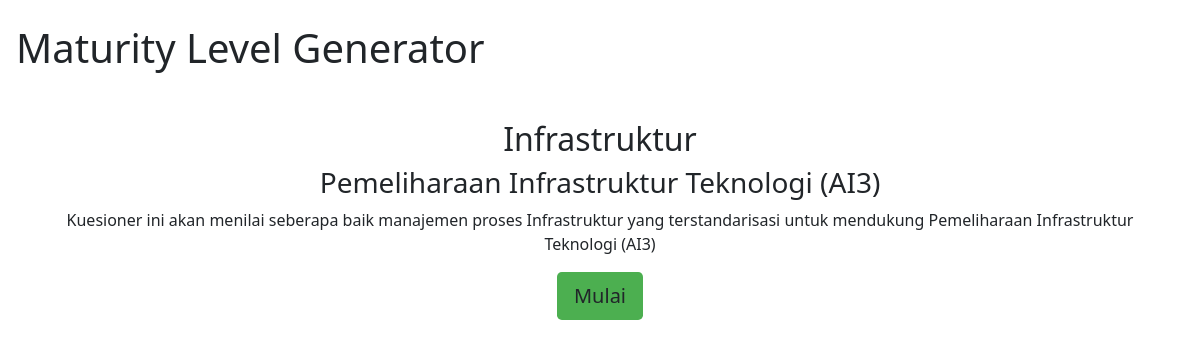
/kuisioner/3, run on the app's committed database.
### tables this page shows
CREATE TABLE `kategori` (
  `id` int(11) NOT NULL,
  `nama` varchar(255) NOT NULL,
  `slug` varchar(255) NOT NULL
);

CREATE TABLE `sub_kategori` (
  `id` int(11) NOT NULL,
  `id_kategori` int(11) NOT NULL,
  `nama` varchar(255) NOT NULL
);

### application/controllers/Frontend.php (called while the page is built, shortened)
<?php
class Frontend extends CI_Controller {
    function __construct() {
		$this->load->model('Dashboard_model');
	}
   public function kuisioner($id)
   {
	   $data['kuisioner'] = $this->db->get_where('sub_kategori',['id'=>$id])->row();
	   $data['kategori'] = $this->db->get_where('kategori',['id'=>$data['kuisioner']->id_kategori])->row();
	   $this->load->view('frontend/mulai_kuisioner',$data);
   }
}

### index.php (called while the page is built, shortened)
<?php
require_once BASEPATH.'core/CodeIgniter.php';

### application/views/frontend/mulai_kuisioner.php (the view, shortened to what this page needs)
<!DOCTYPE html>
<html lang="en">
<head>
	<link href="https://cdn.jsdelivr.net/npm/bootstrap@5.0.0-beta3/dist/css/bootstrap.min.css" rel="stylesheet" />
</head>
<body>
	<h1 class="mt-4 ms-3 mb-5">Maturity Level Generator</h1>
	<div class="container text-center m-auto">
		<h2><?= $kategori->nama;?></h2>
		<h3><?= $kuisioner->nama;?></h3>
		<p>
			Kuesioner ini akan menilai seberapa baik manajemen proses <?= $kategori->nama;?> yang terstandarisasi untuk mendukung
			<?= $kuisioner->nama;?>
		</p>
		<a class="btn btn-lg" style="background-color: #4CAF50;" href="<?= base_url('Frontend/pertanyaan/'.$kuisioner->id);?>" role="button">Mulai</a>
	</div>
</body>
</html>

### data on the page
kategori: nama "Infrastruktur"
sub_kategori: nama "Pemeliharaan Infrastruktur Teknologi (AI3)"
